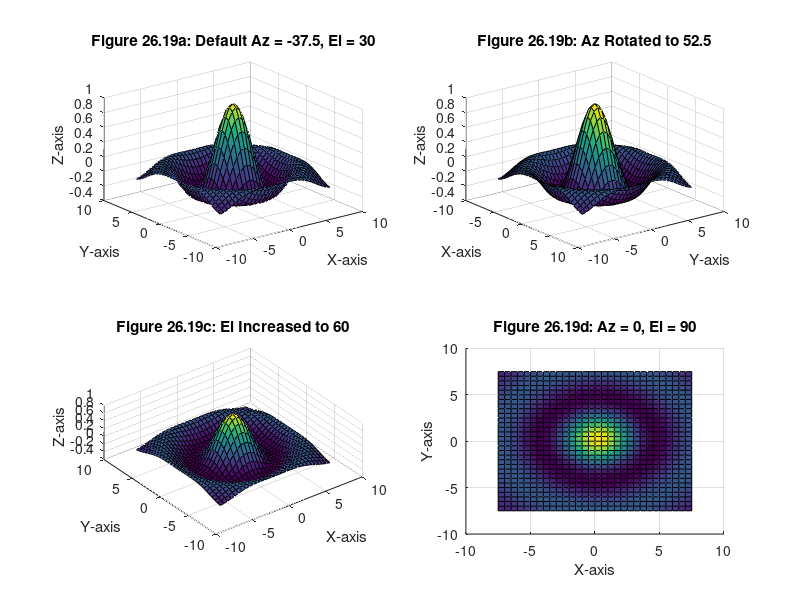

The MATLAB script that drew this image:
x = -7.5:.5:7.5; y = x;   % create a data set
[X,Y] = meshgrid(x,y);
R = sqrt(X.^2+Y.^2)+eps;
Z = sin(R)./R;
subplot(2,2,1)
surf(X,Y,Z)
view(-37.5,30)
xlabel('X-axis'), ylabel('Y-axis'), zlabel('Z-axis')
title('Figure 26.19a: Default Az = -37.5, El = 30')
subplot(2,2,2)
surf(X,Y,Z)
view(-37.5+90,30)
xlabel('X-axis'), ylabel('Y-axis'), zlabel('Z-axis')
title('Figure 26.19b: Az Rotated to 52.5')
subplot(2,2,3)
surf(X,Y,Z)
view(-37.5,60)
xlabel('X-axis'), ylabel('Y-axis'), zlabel('Z-axis')
title('Figure 26.19c: El Increased to 60')
subplot(2,2,4)
surf(X,Y,Z)
view(0,90)
xlabel('X-axis'), ylabel('Y-axis')
title('Figure 26.19d: Az = 0, El = 90')
